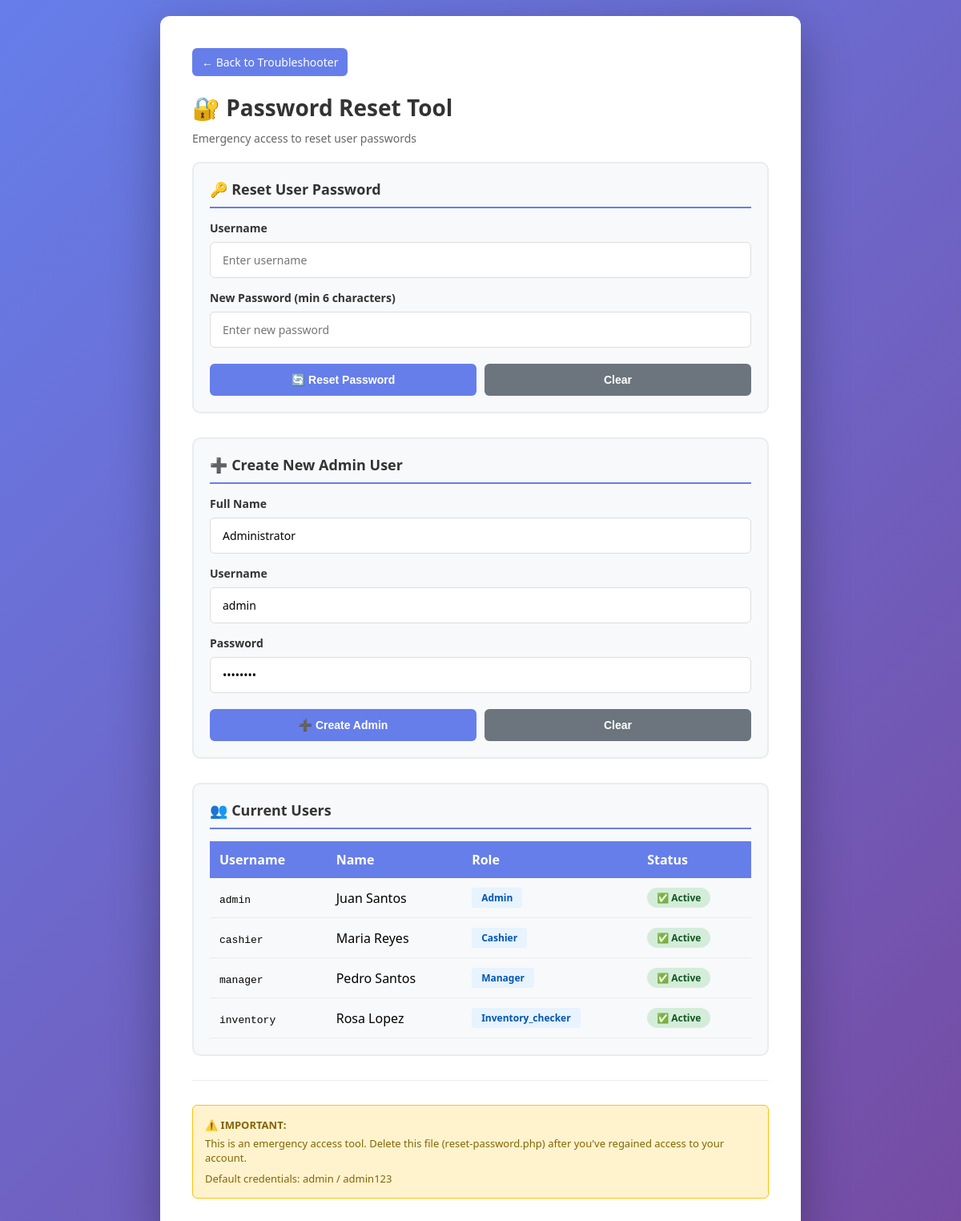
Page /reset-password.php on the committed database.
### tables this page shows
CREATE TABLE users (
    id INT AUTO_INCREMENT PRIMARY KEY,
    name VARCHAR(100) NOT NULL,
    username VARCHAR(50) UNIQUE NOT NULL,
    password VARCHAR(255) NOT NULL,
    role ENUM('admin', 'cashier', 'manager', 'inventory_checker') DEFAULT 'cashier',
    active TINYINT(1) DEFAULT 1,
    created_at TIMESTAMP DEFAULT CURRENT_TIMESTAMP,
    updated_at TIMESTAMP DEFAULT CURRENT_TIMESTAMP ON UPDATE CURRENT_TIMESTAMP,
    INDEX idx_username (username),
    INDEX idx_role (role),
    INDEX idx_active (active)
);

### config/database.php (called while the page is built, shortened)
<?php
class Database {
    public $connection;
    private function connect() {
        $this->connection = new mysqli(
            DB_HOST,
            DB_USER,
            DB_PASS,
            DB_NAME,
            DB_PORT
        );
        $this->connection->set_charset("utf8mb4");
    }
        ?>
        <?php
    public function query($sql, $params = []) {
        $stmt = $this->connection->prepare($sql);
        if (!$stmt->execute()) {
            $this->last_error = $stmt->error;
            return false;
        }
        return $stmt->get_result();
    }
    public function fetchAll($sql, $params = []) {
        $result = $this->query($sql, $params);
        $data = [];
        if ($result) {
            while ($row = $result->fetch_assoc()) {
                $data[] = $row;
            }
        }
        return $data;
    }
}
?>

### reset-password.php (the view, shortened to what this page needs)
<?php
require_once __DIR__ . '/config/database.php';
$db = new Database();
$users = $db->fetchAll("SELECT id, name, username, role, active FROM users ORDER BY role, username");
?>
<!DOCTYPE html>
<html lang="fil">
<head>
</head>
<body>
    <div class="container">
        <a href="troubleshoot.php" class="back-link">← Back to Troubleshooter</a>
        <h1>🔐 Password Reset Tool</h1>
        <p class="subtitle">Emergency access to reset user passwords</p>
        <div class="form-section">
            <h2>🔑 Reset User Password</h2>
            <form method="POST">
                <div class="form-group">
                    <label for="username">Username</label>
                    <input type="text" id="username" name="username" placeholder="Enter username" required>
                </div>
                <div class="form-group">
                    <label for="new_password">New Password (min 6 characters)</label>
                    <input type="password" id="new_password" name="new_password" placeholder="Enter new password" required minlength="6">
                </div>
                <div class="button-group">
                    <button type="submit" class="btn-primary">🔄 Reset Password</button>
                    <button type="reset" class="btn-secondary">Clear</button>
                </div>
            </form>
        </div>
        <div class="form-section">
            <h2>➕ Create New Admin User</h2>
            <form method="POST">
                <div class="form-group">
                    <label for="admin_name">Full Name</label>
                    <input type="text" id="admin_name" name="admin_name" value="Administrator" required>
                </div>
                <div class="form-group">
                    <label for="admin_username">Username</label>
                    <input type="text" id="admin_username" name="admin_username" value="admin" required>
                </div>
                <div class="form-group">
                    <label for="admin_password">Password</label>
                    <input type="password" id="admin_password" name="admin_password" value="admin123" required minlength="6">
                </div>
                <div class="button-group">
                    <button type="submit" class="btn-primary">➕ Create Admin</button>
                    <button type="reset" class="btn-secondary">Clear</button>
                </div>
            </form>
        </div>
        <div class="form-section">
            <h2>👥 Current Users</h2>
            <?php if (empty($users)): ?>
                <p style="color: #dc3545;">❌ No users found in database</p>
            <?php else: ?>
                <table>
                    <thead>
                        <tr>
                            <th>Username</th>
                            <th>Name</th>
                            <th>Role</th>
                            <th>Status</th>
                        </tr>
                    </thead>
                    <tbody>
                        <?php foreach ($users as $user): ?>
                            <tr>
                                <td><code><?php echo htmlspecialchars($user['username']); ?></code></td>
                                <td><?php echo htmlspecialchars($user['name']); ?></td>
                                <td><span class="role-badge"><?php echo ucfirst($user['role']); ?></span></td>
                                <td>
                                    <span class="status-badge <?php echo $user['active'] ? 'status-active' : 'status-inactive'; ?>">
                                        <?php echo $user['active'] ? '✅ Active' : '❌ Inactive'; ?>
                                    </span>
                                </td>
                            </tr>
                        <?php endforeach; ?>
                    </tbody>
                </table>
            <?php endif; ?>
        </div>
        <hr>
        <div class="footer-info">
            <strong>⚠️ IMPORTANT:</strong>
            <div>This is an emergency access tool. Delete this file (reset-password.php) after you've regained access to your account.</div>
            <div style="margin-top: 8px;">Default credentials: admin / admin123</div>
        </div>
    </div>
</body>
</html>

### reset-password.php (style rules this page uses)
* { margin: 0; padding: 0; box-sizing: border-box; }
body { font-family: 'Segoe UI', Tahoma, Geneva, Verdana, sans-serif; background: linear-gradient(135deg, #667eea 0%, #764ba2 100%); min-height: 100vh; display: flex; align-items: center; justify-content: center; padding: 20px; }
.container { background: white; border-radius: 12px; box-shadow: 0 20px 60px rgba(0, 0, 0, 0.3); max-width: 800px; width: 100%; padding: 40px; }
h1 { color: #333; margin-bottom: 10px; font-size: 28px; }
.subtitle { color: #666; margin-bottom: 20px; font-size: 14px; }
.form-section { background: #f8f9fa; border: 2px solid #e9ecef; border-radius: 10px; padding: 20px; margin-bottom: 30px; }
.form-section h2 { color: #333; font-size: 18px; margin-bottom: 15px; border-bottom: 2px solid #667eea; padding-bottom: 10px; }
.form-group { margin-bottom: 15px; }
.form-group label { display: block; margin-bottom: 8px; color: #333; font-weight: 600; font-size: 14px; }
.form-group input, .form-group select { width: 100%; padding: 12px 15px; border: 1px solid #ddd; border-radius: 6px; font-size: 14px; font-family: inherit; transition: border-color 0.3s; }
.button-group { display: flex; gap: 10px; margin-top: 20px; }
button { flex: 1; padding: 12px 20px; border: none; border-radius: 6px; font-size: 14px; font-weight: 600; cursor: pointer; transition: all 0.3s; }
.btn-primary { background: #667eea; color: white; }
.btn-secondary { background: #6c757d; color: white; text-decoration: none; text-align: center; display: inline-block; }
table { width: 100%; border-collapse: collapse; margin-top: 15px; }
table th { background: #667eea; color: white; padding: 12px; text-align: left; font-weight: 600; }
table td { padding: 12px; border-bottom: 1px solid #e9ecef; }
.status-badge { display: inline-block; padding: 4px 12px; border-radius: 20px; font-size: 12px; font-weight: 600; }
.status-active { background: #d4edda; color: #155724; }
.role-badge { display: inline-block; padding: 4px 12px; border-radius: 4px; font-size: 12px; font-weight: 600; background: #e7f3ff; color: #0056b3; }
.footer-info { background: #fff3cd; border: 1px solid #ffc107; border-radius: 6px; padding: 15px; margin-top: 30px; font-size: 13px; color: #856404; }
.footer-info strong { display: block; margin-bottom: 5px; }
hr { border: none; border-top: 1px solid #e9ecef; margin: 30px 0; }
.back-link { display: inline-block; margin-bottom: 20px; padding: 8px 12px; background: #667eea; color: white; text-decoration: none; border-radius: 6px; font-size: 14px; }

### rows in the picture
users: username "admin", name "Juan Santos", role "Admin", active "✅ Active"
users: username "cashier", name "Maria Reyes", role "Cashier", active "✅ Active"
users: username "manager", name "Pedro Santos", role "Manager", active "✅ Active"
users: username "inventory", name "Rosa Lopez", role "Inventory_checker", active "✅ Active"
